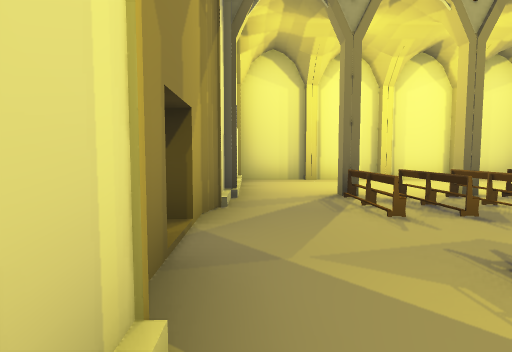
[1] (above)

15 first-person views from a walk through a 3-D level made in the Unity game engine. The camera is 1.3 m above the floor, tilts 4° down and sees 80° across. The floor is counted in squares, 2 m on a side. Each view is taken from the middle of a square. On the plan, view 1 faces up. The plan holds only what a view shows up to about 10 squares ahead; the rest is blank. The place goes on beyond the plan. The player is left out. Some animated figures are not drawn.

[2]
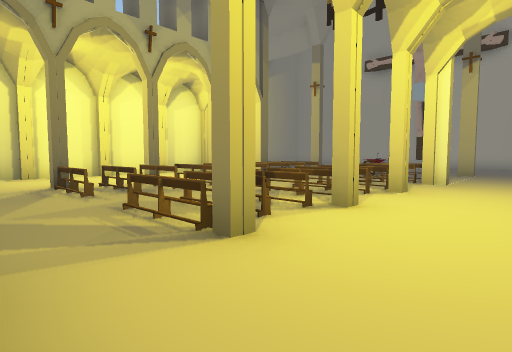

[3]
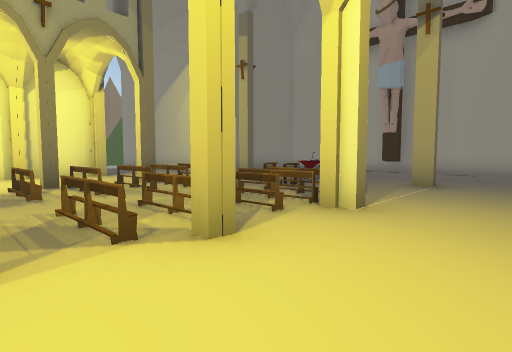

[4]
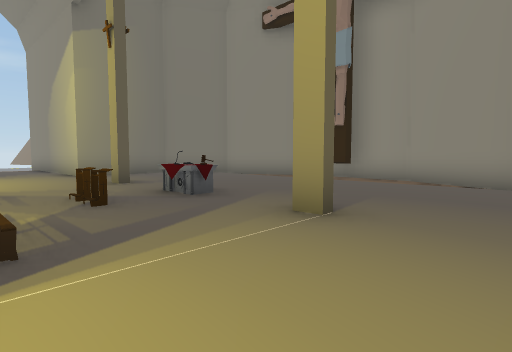

[5]
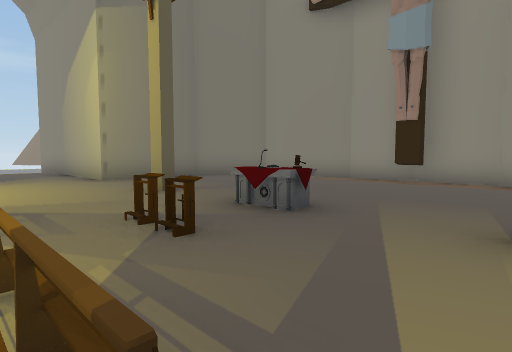

[6]
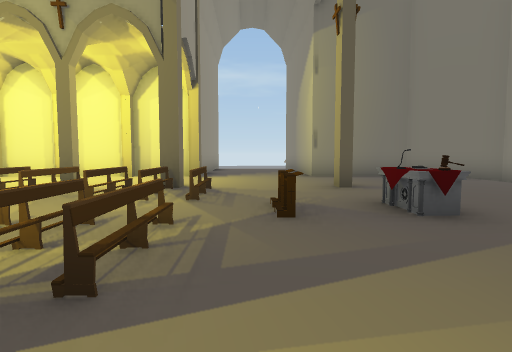

[7]
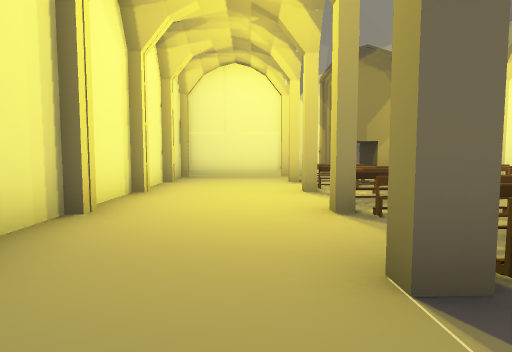

[8]
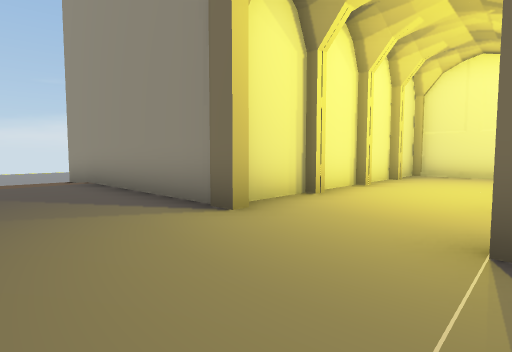

[9]
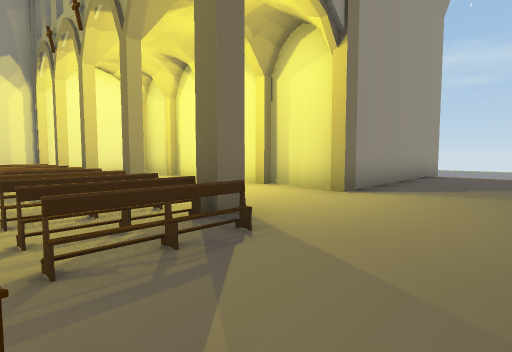

[10]
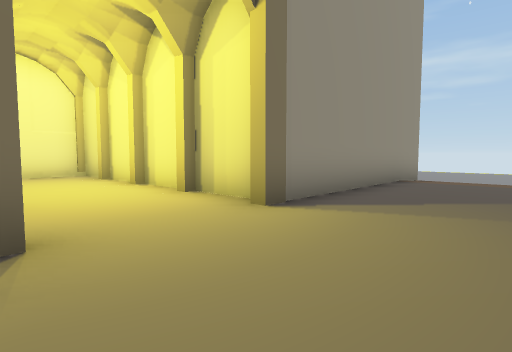

[11]
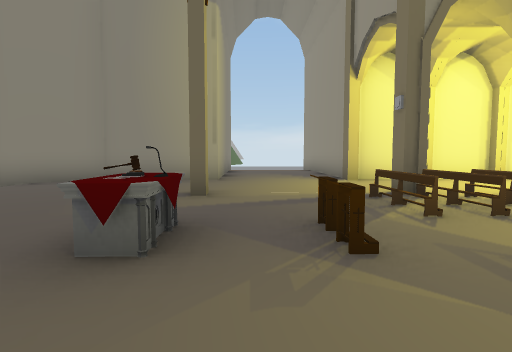

[12]
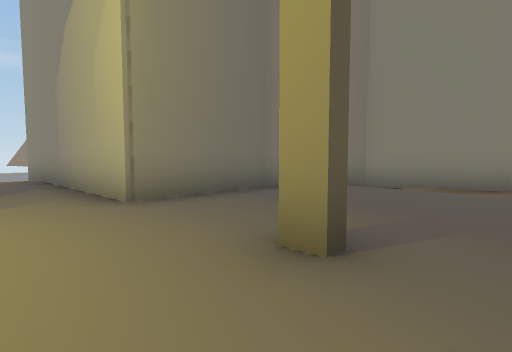

[13]
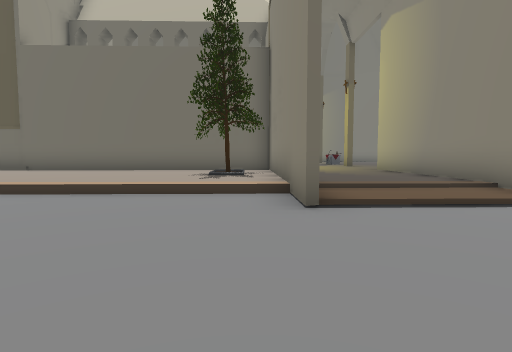

[14]
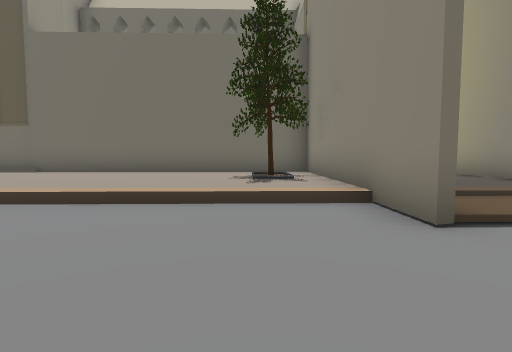

[15]
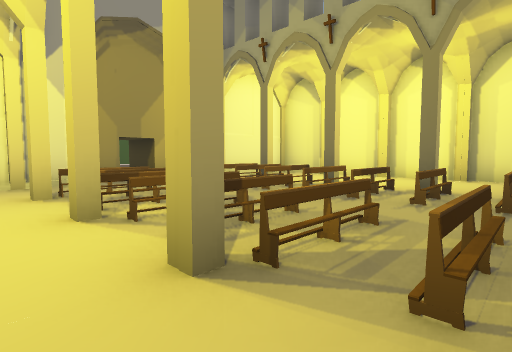

### Floor plan
Key: @ floor where view 1 was taken; # wall or solid block; x gap in a wall; . main floor; - floor 0.25 m lower than the main floor; / step, stairs or slope; T tree; O other object.
Columns run from 2 left of view 1 to 17 right of it. Each row starts with its distance up from view 1.
 17           --
 16           --
 15
 14          #///#
 13          #///#
 12          #...#
 11          #...#
 10          #...#
  9          #...#
  8  #########...######
  7  #.............../#
  6  #.............../##
  5  #.O.#O#O#...#.../-#
  4  #..OO/O/OO....../-#
  3 ##..////O..O.O.../-#
  2  x.....//O.O.O.../-#
  1  #.OOOOOOOO....../-#
  0  #@.OO.#.O...#.../-#
 -1  #.............../##
 -2  #.............. ##
 -3  #########...####
 -4   # .....#...#
 -5   ......T##..#
 -6    ...../.#..#
 -7     ..../.#..#
 -8     //////#//#
 -9      -----#//
-10       -------
-11        -----
-12         ----
-13          -

Where each view was taken, in squares from view 1:
view 1: 0 up, 0 right, facing up
view 2: 2 down, 0 right, facing up-right
view 3: 2 down, 4 right, facing up-right
view 4: 2 down, 8 right, facing up-right
view 5: 0 up, 8 right, facing up-right
view 6: 1 down, 9 right, facing up
view 7: 1 down, 9 right, facing left
view 8: 0 up, 10 right, facing down-left
view 9: 3 up, 10 right, facing up-left
view 10: 5 up, 10 right, facing up-left
view 11: 5 up, 10 right, facing down
view 12: 4 up, 9 right, facing up-right
view 13: 13 down, 7 right, facing up
view 14: 12 down, 6 right, facing up
view 15: 1 down, 7 right, facing up-left
